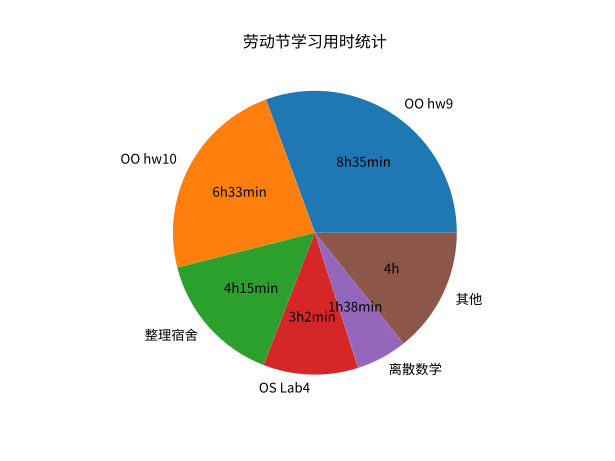

This figure's Python source:
import matplotlib.pyplot as plt

data = [515, 393, 255, 182, 98, 240]
labels = ['OO hw9', 'OO hw10', '整理宿舍', 'OS Lab4', '离散数学', '其他']

def pct2text(pct):
    alltime = sum(data)
    time = int(alltime * pct / 100 + 0.01)
    return f'{time // 60}h{time % 60}min' if time % 60 != 0 else f'{time // 60}h'

plt.rcParams['font.family'] = 'SimHei'
plt.title('劳动节工作用时统计')
plt.pie(
    data,
    labels = labels,
    autopct = lambda pct: pct2text(pct)
)

# plt.show()
plt.savefig('source/images/buaa4-laborday.png')
